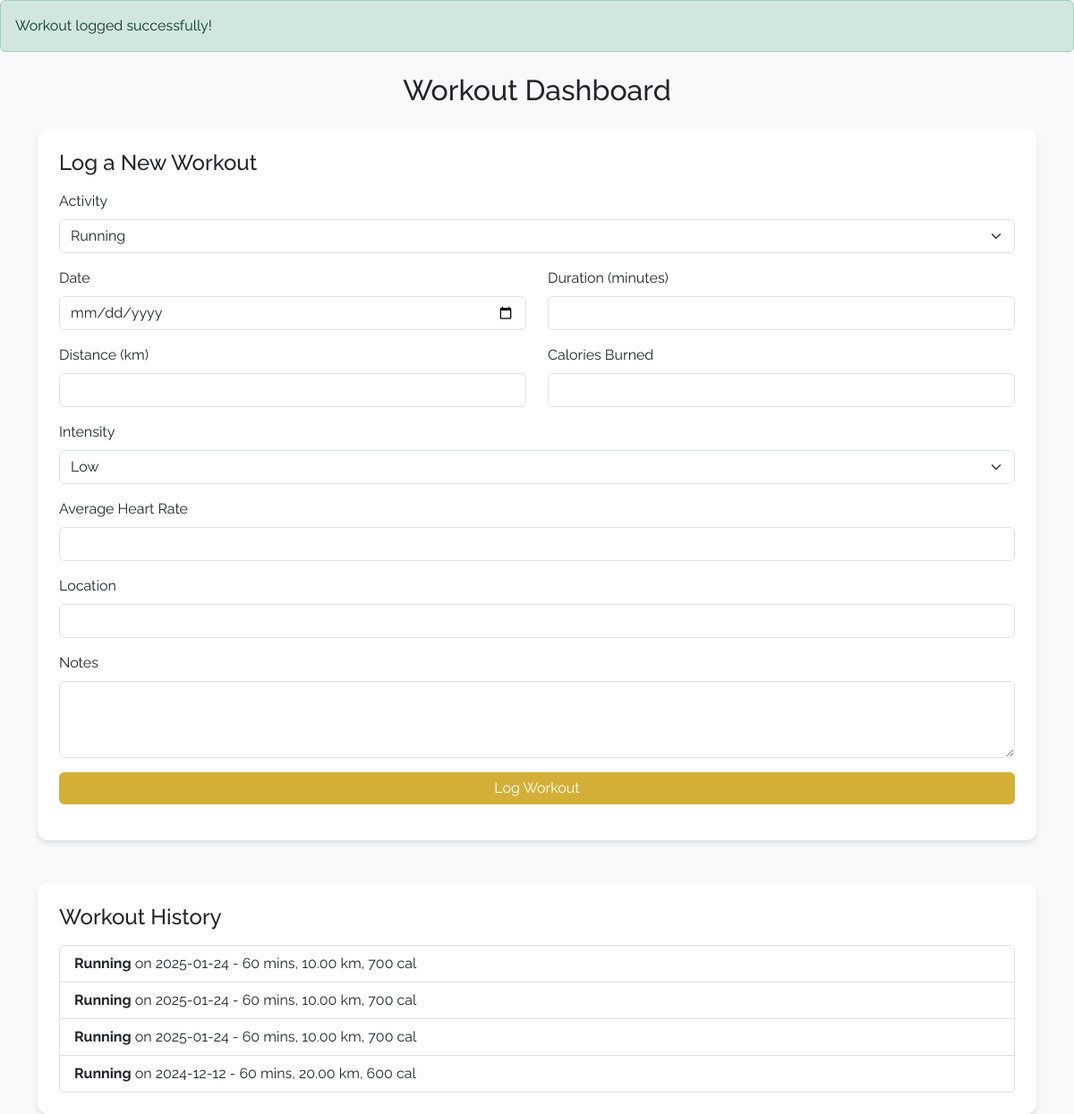
/OlymFit/workoutDashboard.php?success=1 (signed in), run on the app's committed database.
### tables this page shows
CREATE TABLE `workouts` (
  `id` int(11) NOT NULL,
  `activity` varchar(50) NOT NULL,
  `date` date NOT NULL,
  `duration` int(11) NOT NULL,
  `distance` decimal(5,2) NOT NULL,
  `calories` int(11) NOT NULL,
  `userId` int(11) NOT NULL,
  `intensity` enum('Low','Medium','High') DEFAULT 'Medium',
  `heartRate` int(11) NOT NULL,
  `location` varchar(100) DEFAULT NULL,
  `createdAt` datetime NOT NULL DEFAULT current_timestamp(),
  `updatedAt` datetime NOT NULL DEFAULT current_timestamp() ON UPDATE current_timestamp(),
  `notes` text DEFAULT NULL
);

### OlymFit/workoutDashboard.php (the view, shortened to what this page needs)
<?php
include 'connect.php';
if (isset($_GET['success']) && $_GET['success'] == 1): ?>
    <div class="alert alert-success">
        Workout logged successfully!
    </div>
<?php endif;
if (isset($_SESSION['userId'])) {
    $userId = $_SESSION['userId'];
    $sql = "SELECT * FROM workouts WHERE userId = :userId ORDER BY date DESC";
    $stmt = $conn->prepare($sql);
    $stmt->execute([':userId' => $userId]);
    $workouts = $stmt->fetchAll(PDO::FETCH_ASSOC);
} else {
    $workouts = [];
}
?>
<!DOCTYPE html>
<html lang="en">
<head>
    <link href="https://cdn.jsdelivr.net/npm/bootstrap@5.3.0-alpha1/dist/css/bootstrap.min.css" rel="stylesheet">
</head>
<body>
    <div class="container mt-4">
        <h2 class="text-center mb-4">Workout Dashboard</h2>
        <div class="card p-4 mb-5">
            <h4 class="mb-3">Log a New Workout</h4>
            <form action="logWorkout.php" method="POST">
                <div class="mb-3">
                    <label for="activity" class="form-label">Activity</label>
                    <select id="activity" name="activity" class="form-select" required>
                        <option value="Running">Running</option>
                    </select>
                </div>
                <div class="row">
                    <div class="col-md-6 mb-3">
                        <label for="date" class="form-label">Date</label>
                        <input type="date" id="date" name="date" class="form-control" required>
                    </div>
                    <div class="col-md-6 mb-3">
                        <label for="duration" class="form-label">Duration (minutes)</label>
                        <input type="number" id="duration" name="duration" class="form-control" required>
                    </div>
                </div>
                <div class="row">
                    <div class="col-md-6 mb-3">
                        <label for="distance" class="form-label">Distance (km)</label>
                        <input type="number" step="0.01" id="distance" name="distance" class="form-control" required>
                    </div>
                    <div class="col-md-6 mb-3">
                        <label for="calories" class="form-label">Calories Burned</label>
                        <input type="number" id="calories" name="calories" class="form-control" required>
                    </div>
                </div>
                <div class="mb-3">
                    <label for="intensity" class="form-label">Intensity</label>
                    <select id="intensity" name="intensity" class="form-select">
                        <option value="Low">Low</option>
                    </select>
                </div>
                <div class="mb-3">
                    <label for="heartRate" class="form-label">Average Heart Rate</label>
                    <input type="number" id="heartRate" name="heartRate" class="form-control">
                </div>
                <div class="mb-3">
                    <label for="location" class="form-label">Location</label>
                    <input type="text" id="location" name="location" class="form-control">
                </div>
                <div class="mb-3">
                    <label for="notes" class="form-label">Notes</label>
                    <textarea id="notes" name="notes" class="form-control" rows="3"></textarea>
                </div>
                <button type="submit" class="btn btn-primary w-100">Log Workout</button>
            </form>
        </div>
        <div class="card p-4">
            <h4 class="mb-3">Workout History</h4>
            <ul class="list-group">
                <?php foreach ($workouts as $workout): ?>
                    <li class="list-group-item">
                        <strong><?= htmlspecialchars($workout['activity']) ?></strong> on
                        <?= htmlspecialchars($workout['date']) ?> -
                        <?= htmlspecialchars($workout['duration']) ?> mins, <?= htmlspecialchars($workout['distance']) ?>
                        km,
                        <?= htmlspecialchars($workout['calories']) ?> cal
                    </li>
                <?php endforeach; ?>
            </ul>
        </div>
    </div>
</body>
</html>

### OlymFit/workoutDashboard.php (style rules this page uses)
body { font-family: 'Raleway', sans-serif; background-color: #f8f9fa; }
.card { border: none; border-radius: 12px; box-shadow: 0px 4px 6px rgba(0, 0, 0, 0.1); }
.btn-primary { background-color: #d4af37; border: none; }

### data on the page
workouts: activity "Running", date "2025-01-24", duration "60", distance "10.00", calories "700"
workouts: activity "Running", date "2025-01-24", duration "60", distance "10.00", calories "700"
workouts: activity "Running", date "2025-01-24", duration "60", distance "10.00", calories "700"
workouts: activity "Running", date "2024-12-12", duration "60", distance "20.00", calories "600"
